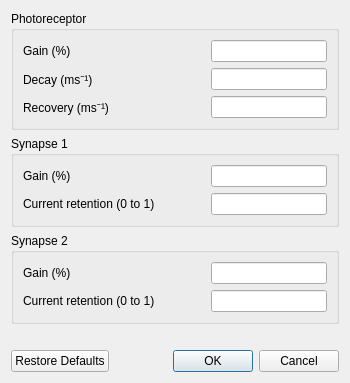
<?xml version="1.0" encoding="UTF-8"?>
<ui version="4.0">
 <class>NeuronGeneratorAdvanced</class>
 <widget class="QDialog" name="NeuronGeneratorAdvanced">
  <property name="windowTitle">
   <string>Advanced neuron parameters</string>
  </property>
  <layout class="QVBoxLayout" name="dialogLayout">
   <item>
    <widget class="QGroupBox" name="photoGainGroup">
     <property name="themeBox" stdset="0">
      <bool>true</bool>
     </property>
     <property name="title">
      <string>Photoreceptor</string>
     </property>
     <layout class="QFormLayout" name="photoGainLayout">
      <property name="verticalSpacing">
       <number>6</number>
      </property>
      <property name="horizontalSpacing">
       <number>12</number>
      </property>
      <property name="fieldGrowthPolicy">
       <enum>QFormLayout::FieldGrowthPolicy::AllNonFixedFieldsGrow</enum>
      </property>
      <item row="0" column="0">
       <widget class="QLabel" name="photoGainLabel">
        <property name="wordWrap">
         <bool>true</bool>
        </property>
        <property name="text">
         <string>Gain (%)</string>
        </property>
        <property name="buddy">
         <cstring>photoGain</cstring>
        </property>
        <property name="minimumSize">
         <size>
          <width>176</width>
          <height>0</height>
         </size>
        </property>
       </widget>
      </item>
      <item row="0" column="1">
       <widget class="QLineEdit" name="photoGain">
        <property name="minimumSize">
         <size>
          <width>116</width>
          <height>0</height>
         </size>
        </property>
       </widget>
      </item>
      <item row="1" column="0">
       <widget class="QLabel" name="photoDecayLabel">
        <property name="wordWrap">
         <bool>true</bool>
        </property>
        <property name="text">
         <string>Decay (ms⁻¹)</string>
        </property>
        <property name="buddy">
         <cstring>photoDecay</cstring>
        </property>
        <property name="minimumSize">
         <size>
          <width>176</width>
          <height>0</height>
         </size>
        </property>
       </widget>
      </item>
      <item row="1" column="1">
       <widget class="QLineEdit" name="photoDecay">
        <property name="minimumSize">
         <size>
          <width>116</width>
          <height>0</height>
         </size>
        </property>
       </widget>
      </item>
      <item row="2" column="0">
       <widget class="QLabel" name="photoRecoveryLabel">
        <property name="wordWrap">
         <bool>true</bool>
        </property>
        <property name="text">
         <string>Recovery (ms⁻¹)</string>
        </property>
        <property name="buddy">
         <cstring>photoRecovery</cstring>
        </property>
        <property name="minimumSize">
         <size>
          <width>176</width>
          <height>0</height>
         </size>
        </property>
       </widget>
      </item>
      <item row="2" column="1">
       <widget class="QLineEdit" name="photoRecovery">
        <property name="minimumSize">
         <size>
          <width>116</width>
          <height>0</height>
         </size>
        </property>
       </widget>
      </item>
     </layout>
    </widget>
   </item>
   <item>
    <widget class="QGroupBox" name="syn1GainGroup">
     <property name="themeBox" stdset="0">
      <bool>true</bool>
     </property>
     <property name="title">
      <string>Synapse 1</string>
     </property>
     <layout class="QFormLayout" name="syn1GainLayout">
      <property name="verticalSpacing">
       <number>6</number>
      </property>
      <property name="horizontalSpacing">
       <number>12</number>
      </property>
      <property name="fieldGrowthPolicy">
       <enum>QFormLayout::FieldGrowthPolicy::AllNonFixedFieldsGrow</enum>
      </property>
      <item row="0" column="0">
       <widget class="QLabel" name="syn1GainLabel">
        <property name="wordWrap">
         <bool>true</bool>
        </property>
        <property name="text">
         <string>Gain (%)</string>
        </property>
        <property name="buddy">
         <cstring>syn1Gain</cstring>
        </property>
        <property name="minimumSize">
         <size>
          <width>176</width>
          <height>0</height>
         </size>
        </property>
       </widget>
      </item>
      <item row="0" column="1">
       <widget class="QLineEdit" name="syn1Gain">
        <property name="minimumSize">
         <size>
          <width>116</width>
          <height>0</height>
         </size>
        </property>
       </widget>
      </item>
      <item row="1" column="0">
       <widget class="QLabel" name="syn1DecayLabel">
        <property name="toolTip">
         <string>Fraction of synaptic current retained after each update.</string>
        </property>
        <property name="wordWrap">
         <bool>true</bool>
        </property>
        <property name="text">
         <string>Current retention (0 to 1)</string>
        </property>
        <property name="buddy">
         <cstring>syn1Decay</cstring>
        </property>
        <property name="minimumSize">
         <size>
          <width>176</width>
          <height>0</height>
         </size>
        </property>
       </widget>
      </item>
      <item row="1" column="1">
       <widget class="QLineEdit" name="syn1Decay">
        <property name="minimumSize">
         <size>
          <width>116</width>
          <height>0</height>
         </size>
        </property>
       </widget>
      </item>
     </layout>
    </widget>
   </item>
   <item>
    <widget class="QGroupBox" name="syn2GainGroup">
     <property name="themeBox" stdset="0">
      <bool>true</bool>
     </property>
     <property name="title">
      <string>Synapse 2</string>
     </property>
     <layout class="QFormLayout" name="syn2GainLayout">
      <property name="verticalSpacing">
       <number>6</number>
      </property>
      <property name="horizontalSpacing">
       <number>12</number>
      </property>
      <property name="fieldGrowthPolicy">
       <enum>QFormLayout::FieldGrowthPolicy::AllNonFixedFieldsGrow</enum>
      </property>
      <item row="0" column="0">
       <widget class="QLabel" name="syn2GainLabel">
        <property name="wordWrap">
         <bool>true</bool>
        </property>
        <property name="text">
         <string>Gain (%)</string>
        </property>
        <property name="buddy">
         <cstring>syn2Gain</cstring>
        </property>
        <property name="minimumSize">
         <size>
          <width>176</width>
          <height>0</height>
         </size>
        </property>
       </widget>
      </item>
      <item row="0" column="1">
       <widget class="QLineEdit" name="syn2Gain">
        <property name="minimumSize">
         <size>
          <width>116</width>
          <height>0</height>
         </size>
        </property>
       </widget>
      </item>
      <item row="1" column="0">
       <widget class="QLabel" name="syn2DecayLabel">
        <property name="toolTip">
         <string>Fraction of synaptic current retained after each update.</string>
        </property>
        <property name="wordWrap">
         <bool>true</bool>
        </property>
        <property name="text">
         <string>Current retention (0 to 1)</string>
        </property>
        <property name="buddy">
         <cstring>syn2Decay</cstring>
        </property>
        <property name="minimumSize">
         <size>
          <width>176</width>
          <height>0</height>
         </size>
        </property>
       </widget>
      </item>
      <item row="1" column="1">
       <widget class="QLineEdit" name="syn2Decay">
        <property name="minimumSize">
         <size>
          <width>116</width>
          <height>0</height>
         </size>
        </property>
       </widget>
      </item>
     </layout>
    </widget>
   </item>
   <item>
    <widget class="QLabel" name="validationMessage">
     <property name="wordWrap">
      <bool>true</bool>
     </property>
    </widget>
   </item>
   <item>
    <widget class="QDialogButtonBox" name="buttonBox">
     <property name="standardButtons">
      <set>QDialogButtonBox::StandardButton::Cancel|QDialogButtonBox::StandardButton::Ok|QDialogButtonBox::StandardButton::RestoreDefaults</set>
     </property>
    </widget>
   </item>
  </layout>
 </widget>
 <resources />
 <connections />
</ui>
